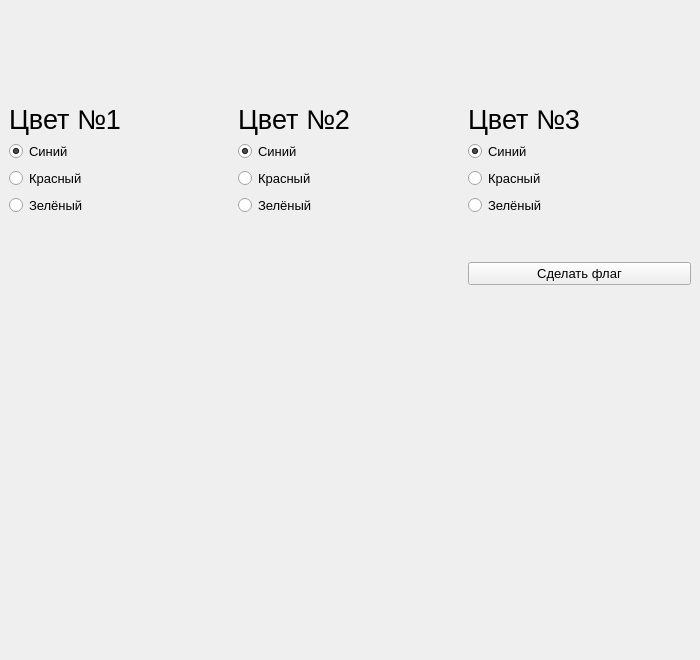
<?xml version="1.0" encoding="UTF-8"?>
<ui version="4.0">
 <class>MainWindow</class>
 <widget class="QMainWindow" name="MainWindow">
  <property name="geometry">
   <rect>
    <x>0</x>
    <y>0</y>
    <width>700</width>
    <height>660</height>
   </rect>
  </property>
  <property name="minimumSize">
   <size>
    <width>0</width>
    <height>0</height>
   </size>
  </property>
  <property name="maximumSize">
   <size>
    <width>700</width>
    <height>660</height>
   </size>
  </property>
  <property name="font">
   <font>
    <pointsize>10</pointsize>
   </font>
  </property>
  <property name="windowTitle">
   <string>Текстовый флаг</string>
  </property>
  <widget class="QWidget" name="centralwidget">
   <layout class="QVBoxLayout" name="verticalLayout">
    <item>
     <spacer name="verticalSpacer_4">
      <property name="orientation">
       <enum>Qt::Vertical</enum>
      </property>
      <property name="sizeHint" stdset="0">
       <size>
        <width>20</width>
        <height>40</height>
       </size>
      </property>
     </spacer>
    </item>
    <item>
     <layout class="QGridLayout" name="gridLayout">
      <item row="1" column="1">
       <widget class="QRadioButton" name="radioButton_2">
        <property name="sizePolicy">
         <sizepolicy hsizetype="MinimumExpanding" vsizetype="Preferred">
          <horstretch>0</horstretch>
          <verstretch>6</verstretch>
         </sizepolicy>
        </property>
        <property name="font">
         <font>
          <pointsize>10</pointsize>
         </font>
        </property>
        <property name="text">
         <string>Синий</string>
        </property>
        <property name="checked">
         <bool>true</bool>
        </property>
        <attribute name="buttonGroup">
         <string notr="true">buttonGroup_2</string>
        </attribute>
       </widget>
      </item>
      <item row="3" column="2">
       <widget class="QRadioButton" name="radioButton_9">
        <property name="sizePolicy">
         <sizepolicy hsizetype="MinimumExpanding" vsizetype="Preferred">
          <horstretch>0</horstretch>
          <verstretch>6</verstretch>
         </sizepolicy>
        </property>
        <property name="font">
         <font>
          <pointsize>10</pointsize>
         </font>
        </property>
        <property name="text">
         <string>Зелёный</string>
        </property>
        <attribute name="buttonGroup">
         <string notr="true">buttonGroup_3</string>
        </attribute>
       </widget>
      </item>
      <item row="0" column="2">
       <widget class="QLabel" name="label_3">
        <property name="enabled">
         <bool>true</bool>
        </property>
        <property name="sizePolicy">
         <sizepolicy hsizetype="MinimumExpanding" vsizetype="Preferred">
          <horstretch>0</horstretch>
          <verstretch>13</verstretch>
         </sizepolicy>
        </property>
        <property name="font">
         <font>
          <pointsize>20</pointsize>
         </font>
        </property>
        <property name="text">
         <string>Цвет №3</string>
        </property>
       </widget>
      </item>
      <item row="0" column="1">
       <widget class="QLabel" name="labelColor2">
        <property name="enabled">
         <bool>true</bool>
        </property>
        <property name="sizePolicy">
         <sizepolicy hsizetype="MinimumExpanding" vsizetype="Preferred">
          <horstretch>0</horstretch>
          <verstretch>13</verstretch>
         </sizepolicy>
        </property>
        <property name="font">
         <font>
          <pointsize>20</pointsize>
         </font>
        </property>
        <property name="text">
         <string>Цвет №2</string>
        </property>
       </widget>
      </item>
      <item row="3" column="1">
       <widget class="QRadioButton" name="radioButton_7">
        <property name="sizePolicy">
         <sizepolicy hsizetype="MinimumExpanding" vsizetype="Preferred">
          <horstretch>0</horstretch>
          <verstretch>6</verstretch>
         </sizepolicy>
        </property>
        <property name="font">
         <font>
          <pointsize>10</pointsize>
         </font>
        </property>
        <property name="text">
         <string>Зелёный</string>
        </property>
        <attribute name="buttonGroup">
         <string notr="true">buttonGroup_2</string>
        </attribute>
       </widget>
      </item>
      <item row="1" column="2">
       <widget class="QRadioButton" name="radioButton_3">
        <property name="sizePolicy">
         <sizepolicy hsizetype="MinimumExpanding" vsizetype="Preferred">
          <horstretch>0</horstretch>
          <verstretch>6</verstretch>
         </sizepolicy>
        </property>
        <property name="font">
         <font>
          <pointsize>10</pointsize>
         </font>
        </property>
        <property name="text">
         <string>Синий</string>
        </property>
        <property name="checked">
         <bool>true</bool>
        </property>
        <attribute name="buttonGroup">
         <string notr="true">buttonGroup_3</string>
        </attribute>
       </widget>
      </item>
      <item row="0" column="0">
       <widget class="QLabel" name="labelColor1">
        <property name="enabled">
         <bool>true</bool>
        </property>
        <property name="sizePolicy">
         <sizepolicy hsizetype="MinimumExpanding" vsizetype="Preferred">
          <horstretch>0</horstretch>
          <verstretch>13</verstretch>
         </sizepolicy>
        </property>
        <property name="font">
         <font>
          <pointsize>20</pointsize>
         </font>
        </property>
        <property name="text">
         <string>Цвет №1</string>
        </property>
       </widget>
      </item>
      <item row="2" column="2">
       <widget class="QRadioButton" name="radioButton_8">
        <property name="sizePolicy">
         <sizepolicy hsizetype="MinimumExpanding" vsizetype="Preferred">
          <horstretch>0</horstretch>
          <verstretch>6</verstretch>
         </sizepolicy>
        </property>
        <property name="font">
         <font>
          <pointsize>10</pointsize>
         </font>
        </property>
        <property name="text">
         <string>Красный</string>
        </property>
        <attribute name="buttonGroup">
         <string notr="true">buttonGroup_3</string>
        </attribute>
       </widget>
      </item>
      <item row="2" column="1">
       <widget class="QRadioButton" name="radioButton_6">
        <property name="sizePolicy">
         <sizepolicy hsizetype="MinimumExpanding" vsizetype="Preferred">
          <horstretch>0</horstretch>
          <verstretch>6</verstretch>
         </sizepolicy>
        </property>
        <property name="font">
         <font>
          <pointsize>10</pointsize>
         </font>
        </property>
        <property name="text">
         <string>Красный</string>
        </property>
        <attribute name="buttonGroup">
         <string notr="true">buttonGroup_2</string>
        </attribute>
       </widget>
      </item>
      <item row="5" column="0" colspan="2">
       <spacer name="horizontalSpacer">
        <property name="orientation">
         <enum>Qt::Horizontal</enum>
        </property>
        <property name="sizeHint" stdset="0">
         <size>
          <width>40</width>
          <height>20</height>
         </size>
        </property>
       </spacer>
      </item>
      <item row="5" column="2">
       <widget class="QPushButton" name="pushButton">
        <property name="sizePolicy">
         <sizepolicy hsizetype="Expanding" vsizetype="Preferred">
          <horstretch>0</horstretch>
          <verstretch>0</verstretch>
         </sizepolicy>
        </property>
        <property name="text">
         <string>Сделать флаг</string>
        </property>
       </widget>
      </item>
      <item row="4" column="0" colspan="3">
       <spacer name="verticalSpacer_2">
        <property name="orientation">
         <enum>Qt::Vertical</enum>
        </property>
        <property name="sizeHint" stdset="0">
         <size>
          <width>20</width>
          <height>40</height>
         </size>
        </property>
       </spacer>
      </item>
      <item row="3" column="0">
       <widget class="QRadioButton" name="radioButton_5">
        <property name="sizePolicy">
         <sizepolicy hsizetype="MinimumExpanding" vsizetype="Preferred">
          <horstretch>0</horstretch>
          <verstretch>6</verstretch>
         </sizepolicy>
        </property>
        <property name="font">
         <font>
          <pointsize>10</pointsize>
         </font>
        </property>
        <property name="text">
         <string>Зелёный</string>
        </property>
        <attribute name="buttonGroup">
         <string notr="true">buttonGroup</string>
        </attribute>
       </widget>
      </item>
      <item row="2" column="0">
       <widget class="QRadioButton" name="radioButton_4">
        <property name="sizePolicy">
         <sizepolicy hsizetype="MinimumExpanding" vsizetype="Preferred">
          <horstretch>0</horstretch>
          <verstretch>6</verstretch>
         </sizepolicy>
        </property>
        <property name="font">
         <font>
          <pointsize>10</pointsize>
         </font>
        </property>
        <property name="text">
         <string>Красный</string>
        </property>
        <attribute name="buttonGroup">
         <string notr="true">buttonGroup</string>
        </attribute>
       </widget>
      </item>
      <item row="1" column="0">
       <widget class="QRadioButton" name="radioButton">
        <property name="sizePolicy">
         <sizepolicy hsizetype="MinimumExpanding" vsizetype="Preferred">
          <horstretch>0</horstretch>
          <verstretch>6</verstretch>
         </sizepolicy>
        </property>
        <property name="font">
         <font>
          <pointsize>10</pointsize>
         </font>
        </property>
        <property name="text">
         <string>Синий</string>
        </property>
        <property name="checked">
         <bool>true</bool>
        </property>
        <attribute name="buttonGroup">
         <string notr="true">buttonGroup</string>
        </attribute>
       </widget>
      </item>
     </layout>
    </item>
    <item>
     <spacer name="verticalSpacer_3">
      <property name="orientation">
       <enum>Qt::Vertical</enum>
      </property>
      <property name="sizeHint" stdset="0">
       <size>
        <width>20</width>
        <height>40</height>
       </size>
      </property>
     </spacer>
    </item>
    <item>
     <widget class="QLabel" name="labelResult">
      <property name="text">
       <string/>
      </property>
     </widget>
    </item>
    <item>
     <spacer name="verticalSpacer">
      <property name="orientation">
       <enum>Qt::Vertical</enum>
      </property>
      <property name="sizeHint" stdset="0">
       <size>
        <width>20</width>
        <height>250</height>
       </size>
      </property>
     </spacer>
    </item>
   </layout>
  </widget>
 </widget>
 <resources/>
 <connections/>
 <buttongroups>
  <buttongroup name="buttonGroup"/>
  <buttongroup name="buttonGroup_2"/>
  <buttongroup name="buttonGroup_3"/>
 </buttongroups>
</ui>
